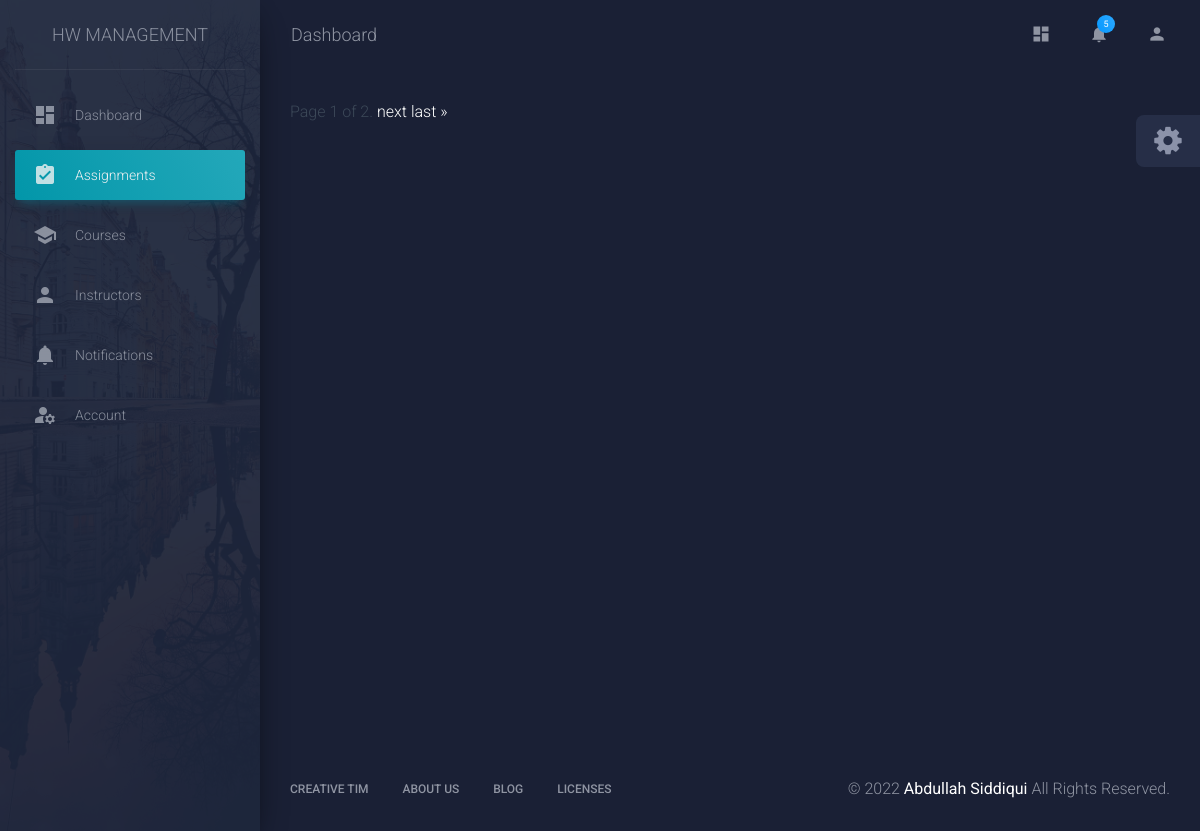
/assignment/list/completed/ (signed in), run on an earlier commit of the app's database.
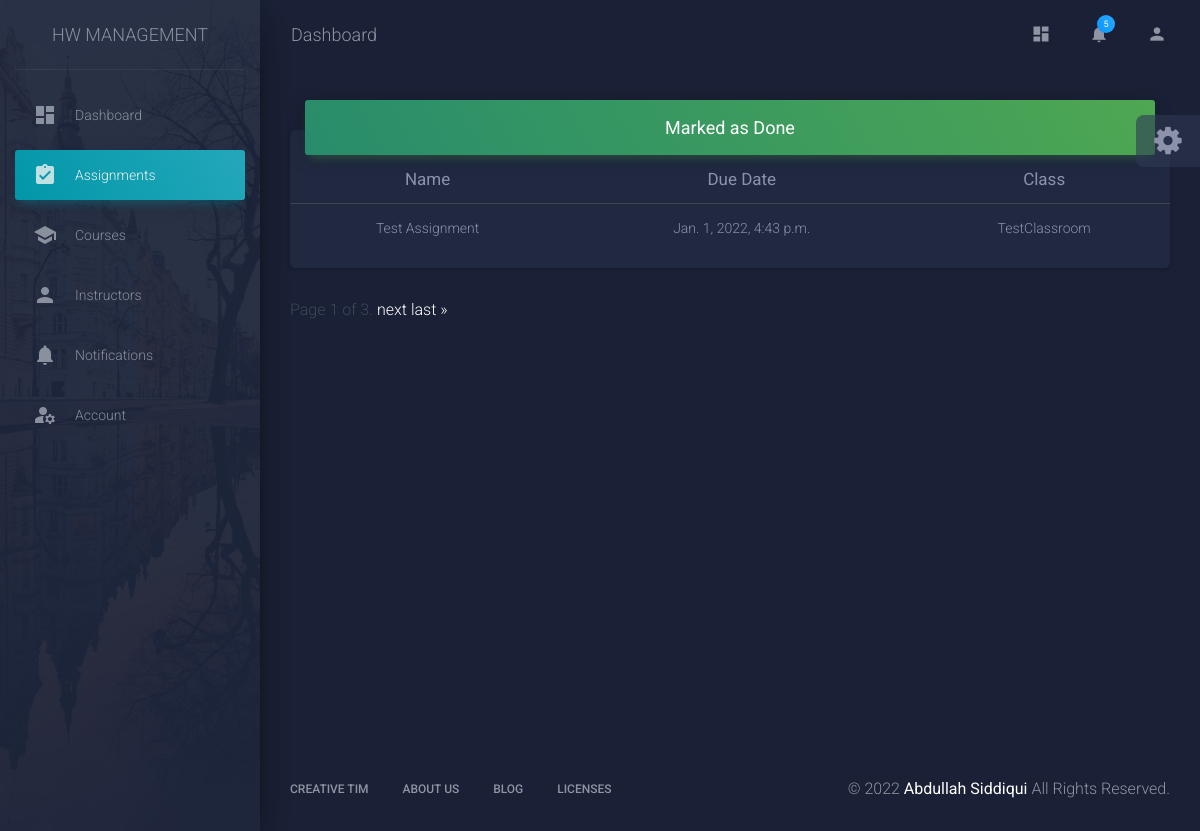
And on a later commit of the database.
### HomeworkManagementApp/models.py (models this page shows, shortened)
class Assignment(models.Model):
    user = models.ForeignKey(
        User, on_delete=models.CASCADE, null=True, blank=True)
    completed = models.BooleanField(default=False)
    completed_date = models.DateTimeField(null=True, blank=True)
    assignment_name = models.CharField(max_length=50)
    assignment_description = models.CharField(max_length=100, blank=True)
    assignment_class = models.ForeignKey(Classroom, on_delete=models.CASCADE)
    date_assigned = models.DateTimeField(default=timezone.now)
    due_date = models.DateTimeField()
    file_attachment = models.FileField(blank=True, null=True, upload_to='uploads/')
    class Meta:
        order_with_respect_to = 'user'

class Classroom(models.Model):
    class_name = models.CharField(max_length=50)
    class_description = models.CharField(max_length=100)
    teacher = models.ManyToManyField(Teacher)
    class_syllabus = models.FileField(blank=True)
    def __str__(self):
        return self.class_name

### HomeworkManagementApp/views.py (the view)
# urls.py: path('assignment/list/completed/', views.AssignmentListView.as_view(), name='assignment-list-completed'),
class AssignmentListView(LoginRequiredMixin, ListView):
    queryset = Assignment.objects.all()
    paginate_by = 2
    model = Assignment
    template_name = 'HomeworkManagementApp/assignment_list.html'
    context_object_name = 'assignments'
    def get_context_data(self, **kwargs):
        context = super().get_context_data(**kwargs)
        assignments = Assignment.objects.filter(user=self.request.user)
        upcoming_assignments = []
        missing_assignments = []
        complete_assignments = []
        for assignment in assignments.iterator():
            if assignment.completed:
                complete_assignments.append(assignment)
            elif assignment.time_ago() == False and assignment.completed == False:
                upcoming_assignments.append(assignment)
            elif assignment.time_ago() and assignment.completed == False:
                missing_assignments.append(assignment)
        if self.request.resolver_match.url_name == 'assignment-list-completed':
            context['assignmentstype'] = 'completed'
        elif self.request.resolver_match.url_name == 'assignment-list-upcoming':
            context['assignmentstype'] = 'upcoming'
        elif self.request.resolver_match.url_name == 'assignment-list-missing':
            context['assignmentstype'] = 'missing'
        context['assignments'] = assignments
        context['upcoming_assignments'] = upcoming_assignments
        context['missing_assignments'] = missing_assignments
        context['complete_assignments'] = complete_assignments
        return context

### templates/HomeworkManagementApp/assignment_list.html (shortened to what this page needs)
{% extends 'base.html' %}
{% block content %}
{% if assignmentstype == 'missing' %}
    <div class="card card-nav-tabs">
        <h4 class="card-header card-header-danger text-center">
            <strong>Missing</strong>
        </h4>
        {% if assignments %}
        <ul class="list-group list-group-flush">
            <table class="table table-hover text-center">
                <thead class=" text-primary">
                    <th>
                        <strong>Name</strong>
                    </th>
                    <th>
                        <strong>Due Date</strong>
                    </th>
                    <th>
                        <strong>Class</strong>
                    </th>
                    <th></th>
                </thead>
                <tbody>
                    {% for assignment in missing_assignments|slice:":4" %}
                    <tr>
                        <td onclick="location.href='{% url "assignment-detail" assignment.pk %}'">
                            {{ assignment.assignment_name }}
                        </td>
                        <td class="text-danger" onclick="location.href='{% url "assignment-detail" assignment.pk
                            %}'">
                            {{ assignment.due_date }}
                        </td>
                        <td onclick="location.href='{% url "assignment-detail" assignment.pk %}'">
                            {{ assignment.assignment_class }}
                        </td>
                        <td>
                            <button class="btn btn-success" onclick="location.href='{% url " assignment-complete"
                                assignment.pk %}'" style="padding: 7px 7px; border-radius: 50%;"><i
                                    class="material-icons">check</i></button>
                        </td>
                        <!-- <td class="text-primary">
                                        $36,738
                                    </td> -->
                    </tr>
                    {% endfor %}
                </tbody>
            </table>
        </ul>
        {% endif %}
    </div>
{% elif assignmentstype == 'completed' %}
{% if complete_assignments %}
<div class="card card-nav-tabs">
    <h4 class="card-header card-header-success text-center">
        <strong>Marked as Done</strong>
    </h4>
    <ul class="list-group list-group-flush">
        <table class="table table-hover text-center">
            <thead class=" text-primary">
                <th>
                    <strong>Name</strong>
                </th>
                <th>
                    <strong>Due Date</strong>
                </th>
                <th>
                    <strong>Class</strong>
                </th>
            </thead>
            <tbody>
                {% for assignment in complete_assignments|slice:":4" %}
                <tr>
                    <td onclick="location.href='{% url "assignment-detail" assignment.pk %}'">
                        {{ assignment.assignment_name }}
                    </td>
                    <td onclick="location.href='{% url "assignment-detail" assignment.pk %}'">
                        {{ assignment.due_date }}
                    </td>
                    <td onclick="location.href='{% url "assignment-detail" assignment.pk %}'">
                        {{ assignment.assignment_class }}
                    </td>
                </tr>
                {% endfor %}
            </tbody>
        </table>
    </ul>
</div>
{% endif %}
{% endif %}
<div class="pagination">
    <span class="step-links">
        <span class="current">
            Page {{ page_obj.number }} of {{ page_obj.paginator.num_pages }}.
        </span>
        {% if page_obj.has_next %}
        <a href="?page={{ page_obj.next_page_number }}">next</a>
        <a href="?page={{ page_obj.paginator.num_pages }}">last &raquo;</a>
        {% endif %}
    </span>
</div>
{% endblock %}

What changed in the data, as far as the page shows it:
added Assignment: assignment_name "Test Assignment", due_date "Jan. 1, 2022, 4:43 p.m.", assignment_class "TestClassroom"
Also different on the page:
{{ page_obj.paginator.num_pages }}: "2" → "3"
text now shown: "Marked as Done Name Due Date Class"
